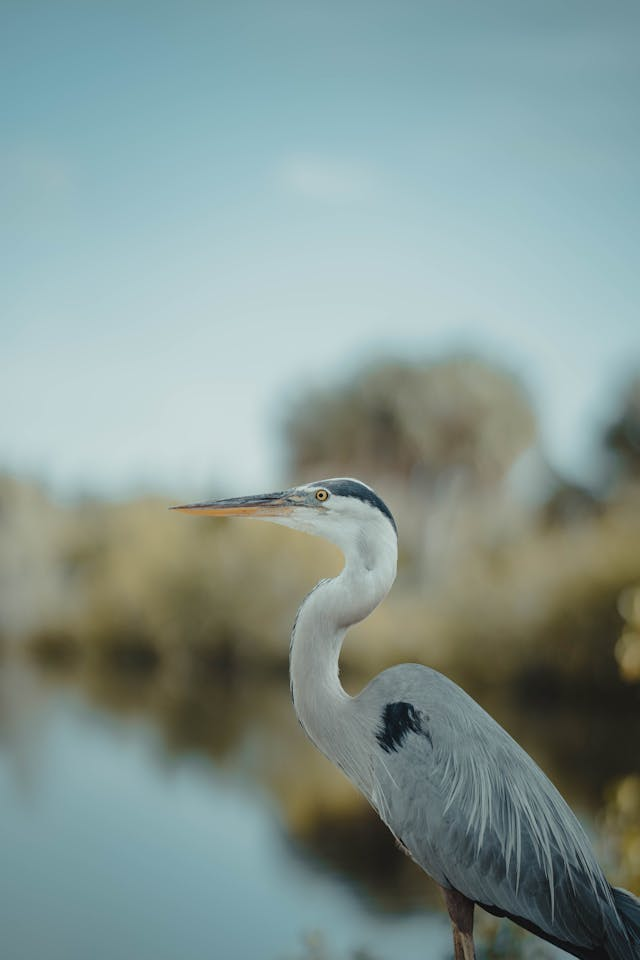
#> input picture open_cv/bird.jpg, 640 x 960 px
$ jupyter execute Project_1.ipynb
#> lines starting #> are read from the running program, lines starting #| are printed output that depends on the picture
[cell 1]
import cv2
image_loc =  input(" Enter Your file name  :- ")
#> the answer given: bird.jpg

if image_loc is None:
    print(" Please Enter  File Location")
else:
    imag = cv2.imread(image_loc)
#> imag is the input picture: shape (960, 640, 3); mean B, G, R 146.7, 150.9, 132.2
    if imag is None:
        print(" Your input file is not a image. ")
    else:
        gray_img =  cv2.cvtColor(imag, cv2.COLOR_BGR2GRAY)
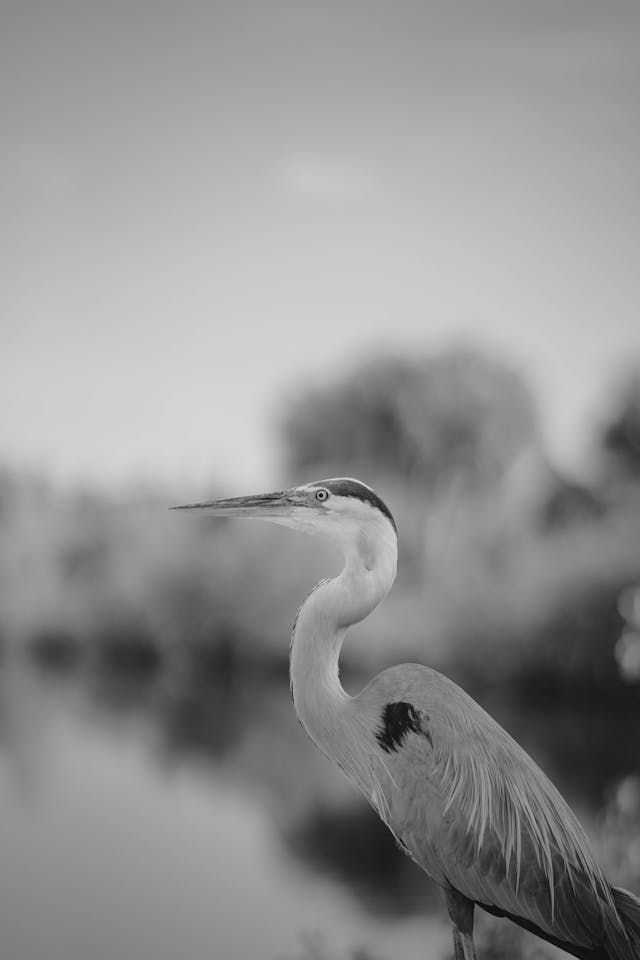
#> gray_img: shape (960, 640); min 1, max 219, mean 144.8
        cv2.imshow(" THE gray image", gray_img)
        cv2.waitKey(0)
        cv2.destroyAllWindows()
        gray_img_name = input(" Enter file name to save ")
#> the answer given: out.png

        cv2.imwrite(gray_img_name, gray_img)
